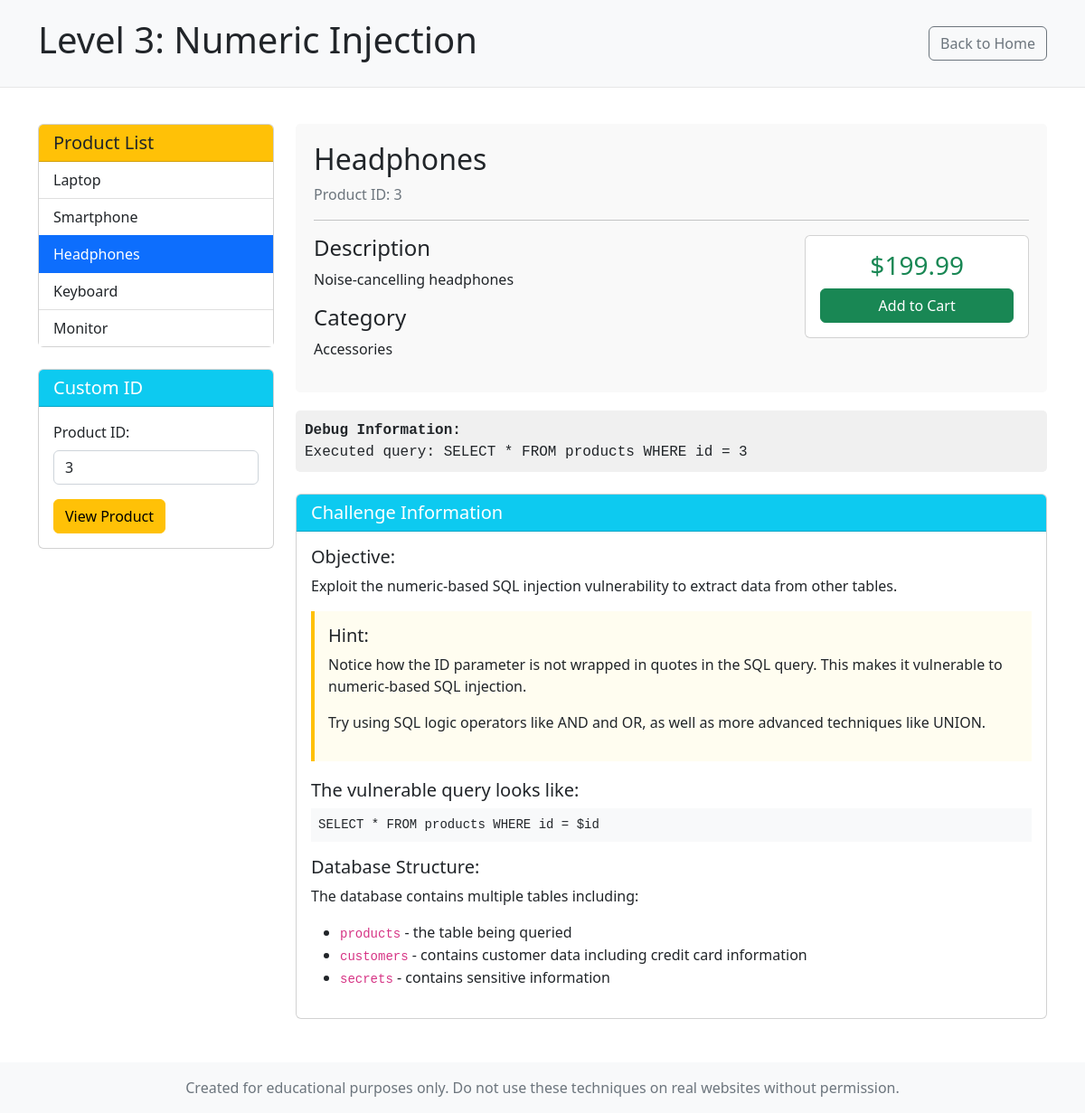
The app's page /level3.php?id=3 with its own data.
### tables this page shows
CREATE TABLE products (
    id INT AUTO_INCREMENT PRIMARY KEY,
    name VARCHAR(100) NOT NULL,
    description TEXT,
    price DECIMAL(10, 2),
    category VARCHAR(50)
);

### level3.php (the view, shortened to what this page needs)
<?php
require_once 'config.php';
$product = null;
$error = '';
$executed_query = '';
if (isset($_GET['id'])) {
    $id = $_GET['id'];
    $sql = "SELECT * FROM products WHERE id = $id";
    $executed_query = "Executed query: " . $sql;
    $result = mysqli_query($conn, $sql);
    if ($result && mysqli_num_rows($result) > 0) {
        $product = mysqli_fetch_assoc($result);
    } else {
        $error = "Product not found or invalid input. " . mysqli_error($conn);
    }
} else {
    $error = "Please provide a product ID.";
}
$all_products = [];
$product_sql = "SELECT id, name FROM products ORDER BY id";
$product_result = mysqli_query($conn, $product_sql);
if ($product_result) {
    while ($row = mysqli_fetch_assoc($product_result)) {
        $all_products[] = $row;
    }
}
?>
<!DOCTYPE html>
<html lang="en">
<head>
    <link rel="stylesheet" href="https://cdn.jsdelivr.net/npm/bootstrap@5.2.3/dist/css/bootstrap.min.css">
</head>
<body>
    <div class="header">
        <div class="container">
            <div class="d-flex justify-content-between align-items-center">
                <h1>Level 3: Numeric Injection</h1>
                <a href="index.php" class="btn btn-outline-secondary">Back to Home</a>
            </div>
        </div>
    </div>
    <div class="container">
        <div class="row">
            <div class="col-md-3">
                <div class="card mb-4">
                    <div class="card-header bg-warning text-dark">
                        <h5 class="mb-0">Product List</h5>
                    </div>
                    <div class="card-body p-0">
                        <div class="list-group list-group-flush">
                            <?php foreach ($all_products as $p): ?>
                                <a href="?id=<?php echo $p['id']; ?>" class="list-group-item list-group-item-action <?php echo (isset($_GET['id']) && $_GET['id'] == $p['id']) ? 'active' : ''; ?>">
                                    <?php echo htmlspecialchars($p['name']); ?>
                                </a>
                            <?php endforeach; ?>
                        </div>
                    </div>
                </div>
                <div class="card">
                    <div class="card-header bg-info text-white">
                        <h5 class="mb-0">Custom ID</h5>
                    </div>
                    <div class="card-body">
                        <form method="get" action="">
                            <div class="mb-3">
                                <label for="id" class="form-label">Product ID:</label>
                                <input type="text" class="form-control" id="id" name="id" value="<?php echo isset($_GET['id']) ? htmlspecialchars($_GET['id']) : ''; ?>" placeholder="Enter product ID">
                            </div>
                            <button type="submit" class="btn btn-warning">View Product</button>
                        </form>
                    </div>
                </div>
            </div>
            <div class="col-md-9">
                <?php if ($product): ?>
                    <div class="product-detail">
                        <h2><?php echo htmlspecialchars($product['name']); ?></h2>
                        <p class="text-muted">Product ID: <?php echo htmlspecialchars($product['id']); ?></p>
                        <hr>
                        <div class="row">
                            <div class="col-md-8">
                                <h4>Description</h4>
                                <p><?php echo htmlspecialchars($product['description']); ?></p>
                                <h4>Category</h4>
                                <p><?php echo htmlspecialchars($product['category']); ?></p>
                            </div>
                            <div class="col-md-4">
                                <div class="card">
                                    <div class="card-body">
                                        <h3 class="card-title text-center text-success">$<?php echo htmlspecialchars($product['price']); ?></h3>
                                        <button class="btn btn-success w-100">Add to Cart</button>
                                    </div>
                                </div>
                            </div>
                        </div>
                    </div>
                <?php elseif (!$error): ?>
                    <div class="alert alert-info">
                        Please select a product from the list or enter a product ID.
                    </div>
                <?php endif; ?>
                <?php if (!empty($executed_query)): ?>
                    <div class="query-box">
                        <strong>Debug Information:</strong><br>
                        <?php echo htmlspecialchars($executed_query); ?>
                    </div>
                <?php endif; ?>
                <div class="card mt-4">
                    <div class="card-header bg-info text-white">
                        <h5 class="mb-0">Challenge Information</h5>
                    </div>
                    <div class="card-body">
                        <h5>Objective:</h5>
                        <p>Exploit the numeric-based SQL injection vulnerability to extract data from other tables.</p>
                        <div class="hint-box">
                            <h5>Hint:</h5>
                            <p>Notice how the ID parameter is not wrapped in quotes in the SQL query. This makes it vulnerable to numeric-based SQL injection.</p>
                            <p>Try using SQL logic operators like AND and OR, as well as more advanced techniques like UNION.</p>
                        </div>
                        <h5>The vulnerable query looks like:</h5>
                        <pre class="bg-light p-2">SELECT * FROM products WHERE id = $id</pre>
                        <h5 class="mt-3">Database Structure:</h5>
                        <p>The database contains multiple tables including:</p>
                        <ul>
                            <li><code>products</code> - the table being queried</li>
                            <li><code>customers</code> - contains customer data including credit card information</li>
                            <li><code>secrets</code> - contains sensitive information</li>
                        </ul>
                    </div>
                </div>
            </div>
        </div>
    </div>
    <footer class="mt-5 py-3 bg-light">
        <div class="container text-center">
            <p class="text-muted mb-0">Created for educational purposes only. Do not use these techniques on real websites without permission.</p>
        </div>
    </footer>
</body>
</html>

### level3.php (style rules this page uses)
.header { background-color: #f8f9fa; padding: 20px 0; margin-bottom: 40px; border-bottom: 1px solid #e7e7e7; }
.hint-box { background-color: #fffdf0; border-left: 4px solid #ffc107; padding: 15px; margin-bottom: 20px; }
.query-box { background-color: #f0f0f0; padding: 10px; border-radius: 5px; margin-top: 20px; font-family: monospace; overflow-x: auto; }
.product-detail { background-color: #f9f9f9; padding: 20px; border-radius: 5px; margin-bottom: 20px; }

### records on screen
products: name "Laptop"
products: name "Smartphone"
products: name "Headphones", id "3", description "Noise-cancelling headphones", category "Accessories", price "199.99"
products: name "Keyboard"
products: name "Monitor"

### other values on screen
$executed_query "Executed query: SELECT * FROM products WHERE id = 3"
